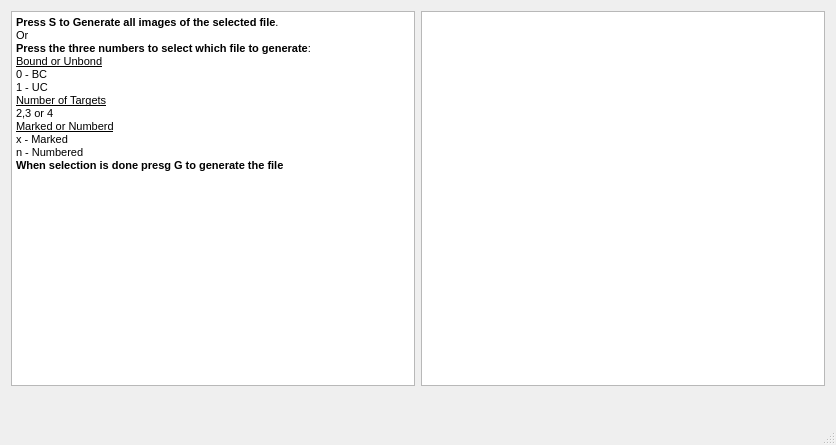
<?xml version="1.0" encoding="UTF-8"?>
<ui version="4.0">
 <class>MainWindow</class>
 <widget class="QMainWindow" name="MainWindow">
  <property name="geometry">
   <rect>
    <x>0</x>
    <y>0</y>
    <width>836</width>
    <height>445</height>
   </rect>
  </property>
  <property name="windowTitle">
   <string>BindingViewer</string>
  </property>
  <widget class="QWidget" name="centralWidget">
   <layout class="QVBoxLayout" name="verticalLayout">
    <item>
     <layout class="QHBoxLayout" name="horizontalLayout">
      <item>
       <widget class="QTextEdit" name="textEdit">
        <property name="readOnly">
         <bool>true</bool>
        </property>
        <property name="html">
         <string>&lt;!DOCTYPE HTML PUBLIC &quot;-//W3C//DTD HTML 4.0//EN&quot; &quot;http://www.w3.org/TR/REC-html40/strict.dtd&quot;&gt;
&lt;html&gt;&lt;head&gt;&lt;meta name=&quot;qrichtext&quot; content=&quot;1&quot; /&gt;&lt;style type=&quot;text/css&quot;&gt;
p, li { white-space: pre-wrap; }
&lt;/style&gt;&lt;/head&gt;&lt;body style=&quot; font-family:'MS Shell Dlg 2'; font-size:8.25pt; font-weight:400; font-style:normal;&quot;&gt;
&lt;p style=&quot; margin-top:0px; margin-bottom:0px; margin-left:0px; margin-right:0px; -qt-block-indent:0; text-indent:0px;&quot;&gt;&lt;span style=&quot; font-weight:600;&quot;&gt;Press S to Generate all images of the selected file&lt;/span&gt;.&lt;/p&gt;
&lt;p style=&quot; margin-top:0px; margin-bottom:0px; margin-left:0px; margin-right:0px; -qt-block-indent:0; text-indent:0px;&quot;&gt;Or&lt;/p&gt;
&lt;p style=&quot; margin-top:0px; margin-bottom:0px; margin-left:0px; margin-right:0px; -qt-block-indent:0; text-indent:0px;&quot;&gt;&lt;span style=&quot; font-weight:600;&quot;&gt;Press the three numbers to select which file to generate&lt;/span&gt;:&lt;/p&gt;
&lt;p style=&quot; margin-top:0px; margin-bottom:0px; margin-left:0px; margin-right:0px; -qt-block-indent:0; text-indent:0px;&quot;&gt;&lt;span style=&quot; text-decoration: underline;&quot;&gt;Bound or Unbond&lt;/span&gt;&lt;/p&gt;
&lt;p style=&quot; margin-top:0px; margin-bottom:0px; margin-left:0px; margin-right:0px; -qt-block-indent:0; text-indent:0px;&quot;&gt;0 - BC&lt;/p&gt;
&lt;p style=&quot; margin-top:0px; margin-bottom:0px; margin-left:0px; margin-right:0px; -qt-block-indent:0; text-indent:0px;&quot;&gt;1 - UC&lt;/p&gt;
&lt;p style=&quot; margin-top:0px; margin-bottom:0px; margin-left:0px; margin-right:0px; -qt-block-indent:0; text-indent:0px;&quot;&gt;&lt;span style=&quot; text-decoration: underline;&quot;&gt;Number of Targets&lt;/span&gt;&lt;/p&gt;
&lt;p style=&quot; margin-top:0px; margin-bottom:0px; margin-left:0px; margin-right:0px; -qt-block-indent:0; text-indent:0px;&quot;&gt;2,3 or 4&lt;/p&gt;
&lt;p style=&quot; margin-top:0px; margin-bottom:0px; margin-left:0px; margin-right:0px; -qt-block-indent:0; text-indent:0px;&quot;&gt;&lt;span style=&quot; text-decoration: underline;&quot;&gt;Marked or Numberd&lt;/span&gt;&lt;/p&gt;
&lt;p style=&quot; margin-top:0px; margin-bottom:0px; margin-left:0px; margin-right:0px; -qt-block-indent:0; text-indent:0px;&quot;&gt;x - Marked&lt;/p&gt;
&lt;p style=&quot; margin-top:0px; margin-bottom:0px; margin-left:0px; margin-right:0px; -qt-block-indent:0; text-indent:0px;&quot;&gt;n - Numbered&lt;/p&gt;
&lt;p style=&quot; margin-top:0px; margin-bottom:0px; margin-left:0px; margin-right:0px; -qt-block-indent:0; text-indent:0px;&quot;&gt;&lt;span style=&quot; font-weight:600;&quot;&gt;When selection is done presg G to generate the file&lt;/span&gt;&lt;/p&gt;
&lt;p style=&quot;-qt-paragraph-type:empty; margin-top:0px; margin-bottom:0px; margin-left:0px; margin-right:0px; -qt-block-indent:0; text-indent:0px;&quot;&gt;&lt;br /&gt;&lt;/p&gt;&lt;/body&gt;&lt;/html&gt;</string>
        </property>
       </widget>
      </item>
      <item>
       <widget class="QListWidget" name="listWidget"/>
      </item>
     </layout>
    </item>
    <item>
     <layout class="QHBoxLayout" name="horizontalLayout_2">
      <item>
       <spacer name="horizontalSpacer">
        <property name="orientation">
         <enum>Qt::Horizontal</enum>
        </property>
        <property name="sizeHint" stdset="0">
         <size>
          <width>40</width>
          <height>20</height>
         </size>
        </property>
       </spacer>
      </item>
      <item>
       <widget class="QLabel" name="label">
        <property name="text">
         <string/>
        </property>
       </widget>
      </item>
      <item>
       <spacer name="horizontalSpacer_2">
        <property name="orientation">
         <enum>Qt::Horizontal</enum>
        </property>
        <property name="sizeHint" stdset="0">
         <size>
          <width>40</width>
          <height>20</height>
         </size>
        </property>
       </spacer>
      </item>
     </layout>
    </item>
   </layout>
  </widget>
  <widget class="QStatusBar" name="statusBar"/>
 </widget>
 <layoutdefault spacing="6" margin="11"/>
 <resources/>
 <connections/>
</ui>
